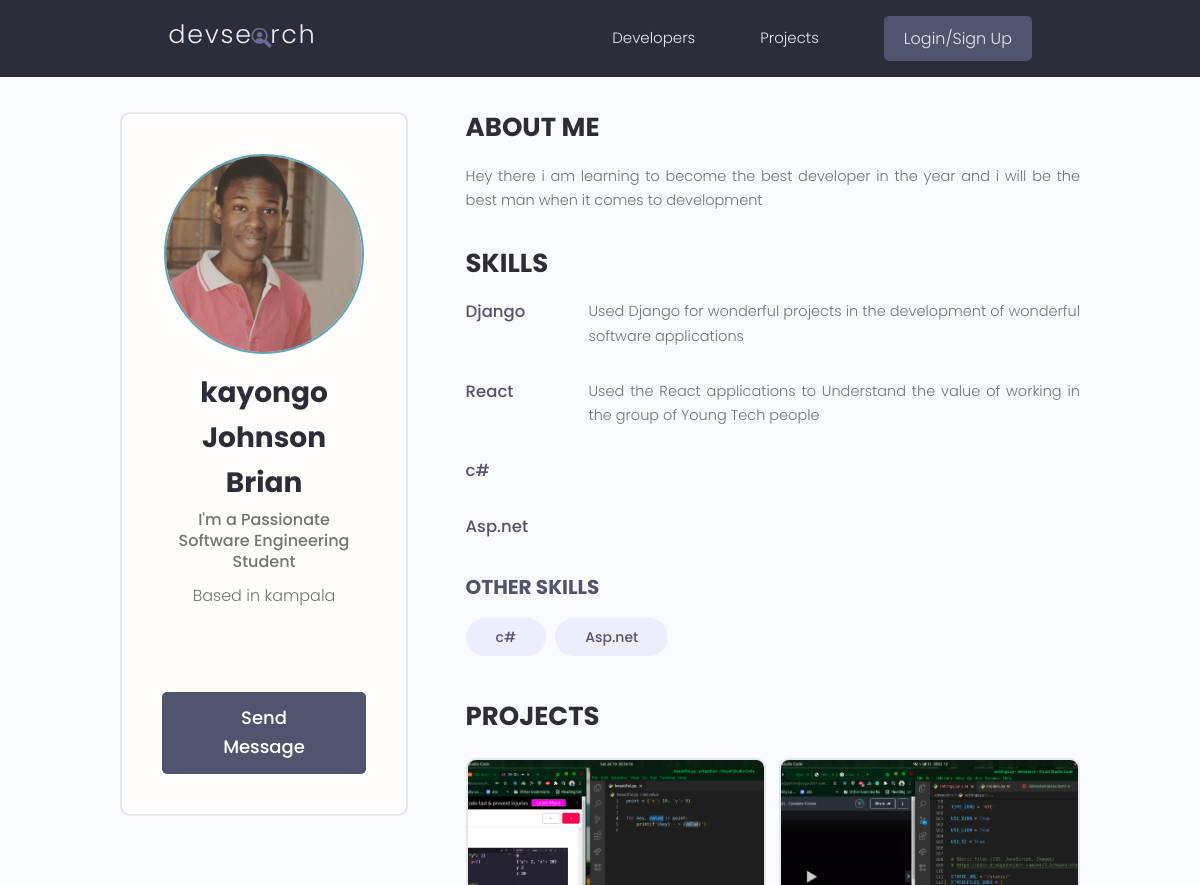
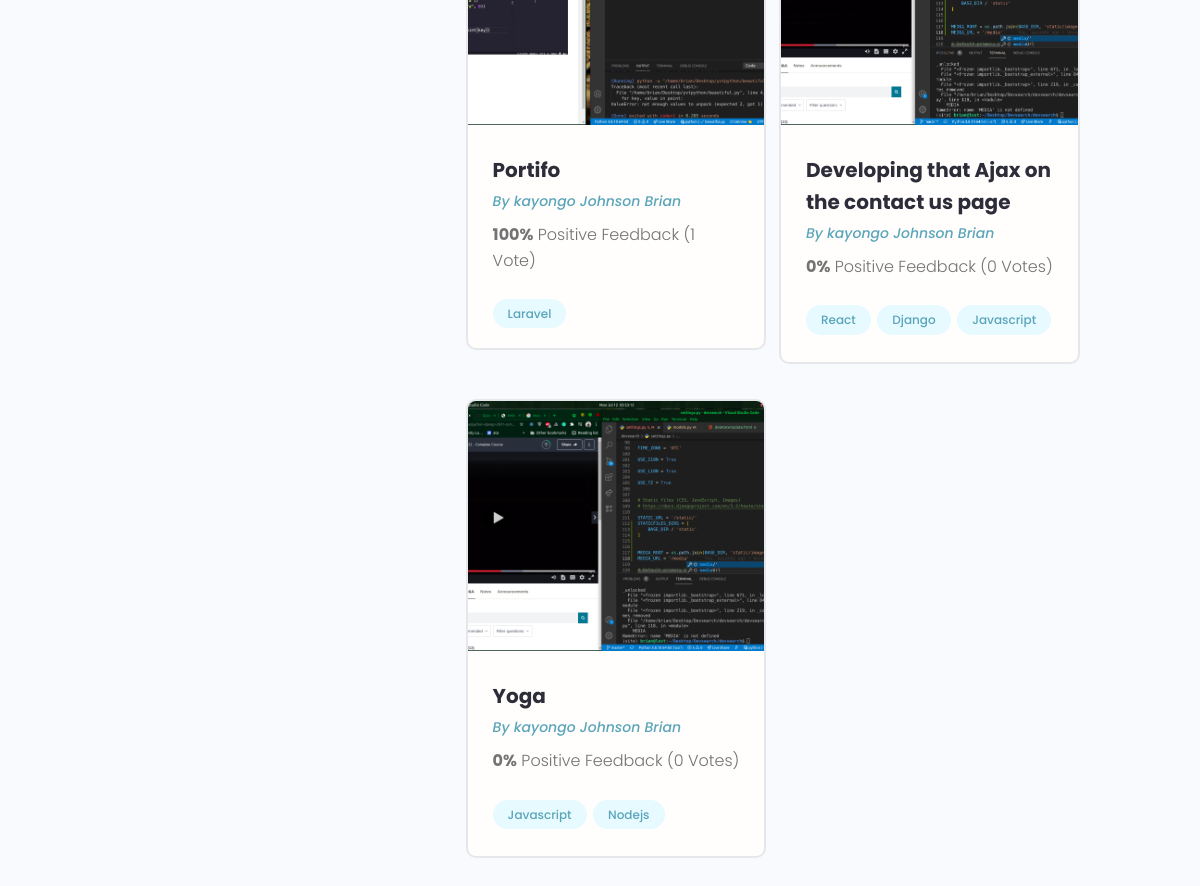
The page /profile/072d41be-607b-42e5-bd1e-374ea86bb150 on the database its author committed (2 pictures, top to bottom).
### users/models.py (models this page shows, shortened)
class Profile(models.Model):
    user = models.OneToOneField(
        User, on_delete=models.CASCADE, null=True, blank=True)
    username = models.CharField(max_length=200, null=True, blank=True)
    location = models.CharField(max_length=200, null=True, blank=True)
    name = models.CharField(max_length=200, null=True, blank=True)
    email = models.EmailField(null=True, blank=True, max_length=200)
    short_intro = models.CharField(max_length=200, null=True, blank=True)
    bio = models.TextField(null=True, blank=True)
    profile_image = models.ImageField(
        null=True, blank=True, upload_to="profiles/", default="profiles/user.png")
    social_github = models.CharField(max_length=200, null=True, blank=True)
    social_twiter = models.CharField(max_length=200, null=True, blank=True)
    social_youtube = models.CharField(max_length=200, null=True, blank=True)
    social_website = models.CharField(max_length=200, null=True, blank=True)
    id = models.UUIDField(default=uuid.uuid4,
                          primary_key=True, unique=True, editable=False)
    created = models.DateTimeField(auto_now_add=True)

class Skill(models.Model):
    id = models.UUIDField(default=uuid.uuid4,
                          primary_key=True, unique=True, editable=False)
    owner = models.ForeignKey(
        Profile, on_delete=models.CASCADE, null=True, blank=True)
    name = models.CharField(max_length=200, null=True, blank=True)
    description = models.TextField(null=True, blank=True)
    created = models.DateTimeField(auto_now_add=True)
    def __str__(self):
        return str(self.name)

### projects/models.py (models this page shows, shortened)
class Project(models.Model):
    owner = models.ForeignKey(
        Profile, null=True, blank=True, on_delete=models.SET_NULL)
    title = models.CharField(max_length=120)
    description = models.TextField(null=True, blank=True)
    featured_image = models.ImageField(
        null=True, blank=True, default="default.png")
    demo_link = models.CharField(max_length=2000, null=True, blank=True)
    source_link = models.CharField(max_length=2000, null=True, blank=True)
    tags = models.ManyToManyField('Tag', blank=True)
    vote_total = models.IntegerField(default=0, null=True, blank=True)
    vote_ratio = models.IntegerField(default=0, null=True, blank=True)
    created = models.DateTimeField(auto_now_add=True)
    id = models.UUIDField(default=uuid.uuid4,
                          primary_key=True, unique=True, editable=False)
    class Meta:
        ordering = ['-vote_ratio', '-vote_total', 'title']

class Tag(models.Model):
    name = models.CharField(max_length=200)
    created = models.DateTimeField(auto_now_add=True)
    id = models.UUIDField(default=uuid.uuid4,
                          primary_key=True, unique=True, editable=False)
    def __str__(self):
        return self.name

### users/views.py (the view)
# urls.py: path('profile/<str:pk>', views.userProfile, name='user-profile'),
def userProfile(request, pk):
    profile = Profile.objects.get(id=pk)
    topskills = profile.skill_set.exclude(description__exact=" ")
    otherskills = profile.skill_set.filter(description__exact="")
    context = {'profile': profile, 'topskills': topskills,
               'otherskills': otherskills}
    return render(request, 'users/user-profile.html', context)

### users/templates/users/user-profile.html (shortened to what this page needs)
{% extends 'main.html' %} {% load static %} {% block content %}
<main class="profile my-md">
    <div class="container">
        <div class="layout">
            <div class="column column--1of3">
                <div class="card text-center">
                    <div class="card__body dev">
                        <img class="avatar avatar--xl" src="{{ profile.profile_image.url }}" />
                        <h2 class="dev__name">{{ profile.name }}</h2>
                        <p class="dev__title">{{ profile.short_intro }}</p>
                        <p class="dev__location">Based in {{ profile.location }}</p>
                        <ul class="dev__social">
                        </ul>
                        <a href="#" class="btn btn--sub btn--lg">Send Message </a>
                    </div>
                </div>
            </div>
            <div class="column column--2of3">
                <div class="devInfo">
                    <h3 class="devInfo__title">About Me</h3>
                    <p class="devInfo__about">
                        {{profile.bio }}
                    </p>
                </div>
                <div class="devInfo">
                    <h3 class="devInfo__title">Skills</h3>
                    <div class="devInfo__skills">
                        {% for topskill in topskills%}
                        <div class="devSkill">
                            <h4 class="devSkill__title">{{ topskill.name }}</h4>
                            <p class="devSkill__info">
                                {{topskill.description }}
                            </p>
                        </div>
                        {% endfor %}
                        <h3 class="devInfo__subtitle">Other Skills</h3>
                        <div class="devInfo__otherSkills">
                            {% for skill in otherskills %}
                            <span class="tag tag--pill tag--sub tag--lg">
                  <small>{{ skill }}</small>
                </span> {% endfor %}
                        </div>
                    </div>
                </div>
                <div class="devInfo">
                    <h3 class="devInfo__title">Projects</h3>
                    <div class="grid grid--two">
                        {% for project in profile.project_set.all %}
                        <div class="column">
                            <div class="card project">
                                <a href="{% url 'project' project.id %}" class="project">
                                    <img class="project__thumbnail" src="{{ project.featured_image.url }}" alt="project thumbnail" />
                                    <div class="card__body">
                                        <h3 class="project__title">{{ project.title }}</h3>
                                        <p><a class="project__author" href="{% url 'user-profile' project.owner.id %}">By {{ project.owner.name }}</a></p>
                                        <p class="project--rating">
                                            <span style="font-weight: bold;">{{ project.vote_ratio }}%</span> Positive Feedback ({{ project.vote_total }} Vote{{project.vote_total|pluralize:"s" }})
                                        </p>
                                        <div class="project__tags">
                                            {% for tag in project.tags.all %}
                                            <span class="tag tag--pill tag--main">
                                        <small>{{ tag }}</small>
                                    </span> {% endfor %}
                                        </div>
                                    </div>
                                </a>
                            </div>
                        </div>
                        {% endfor %}
                    </div>
                </div>
            </div>
        </div>
    </div>
</main>
{% endblock content %}

### static/styles/app.css (style rules this page uses)
:root { --color-sub: #2d2d39; }
.btn--sub { background-color: var(--color-sub-light); }
.card { border: 2px solid var(--color-light); }
img { width: 100%; }
.profile .card > .dev { padding: 4rem; }
.dev__name { color: var(--color-sub); font-size: 2.8rem; font-weight: 700; margin-top: 1rem; margin-bottom: 0.5rem; }
.dev__title { font-size: 1.6rem; font-weight: 500; line-height: 1.3; }
.dev__location { margin-top: 1rem; }
.dev__social { margin: 3rem 0; list-style: none; display: flex; justify-content: center; gap: 1.5rem; }
.devInfo { margin-bottom: 3rem; }
.devInfo__title, .devInfo__subtitle { font-size: 2.6rem; color: var(--color-sub); text-transform: uppercase; font-weight: 700; margin-bottom: 1.5rem; }
.devInfo__subtitle { font-size: 2rem; color: var(--color-sub-light); }
.devInfo__about, .devSkill__info { font-size: 1.45rem; line-height: 1.7; text-align: justify; }
.devSkill { margin-bottom: 3rem; }
.devSkill__title { font-size: 1.65rem; font-weight: 500; color: var(--color-sub-light); }
@media screen and (min-width: 700px) { .devSkill { display: flex; justify-content: space-between; gap: 3rem; } }
@media screen and (min-width: 700px) { .devSkill__info { flex-basis: 80%; } }
.project__author { font-size: 1.4rem; font-style: italic; }
.project--rating { margin-bottom: 1.6em; margin-top: .5em; }
.project__thumbnail { height: 25rem; object-fit: cover; object-position: top center; }
.project__title { font-size: 2rem; font-weight: 700; color: var(--color-sub); }

### static/uikit/styles/modules/_variables.css (style rules this page uses)
:root { --color-main: #5aa5b9; --color-main-light: #e6faff; --color-sub: #3f4156; --color-sub-light: #51546e; --color-sub-lighter: #ededfd; --color-text: #737373; --color-gray: #8b8b8b; --color-light: #e5e7eb; --color-light-gray: #767676; --color-bg: #f8fafd; --color-white: #fffefd; --color-white-light: #f3f3f3; --color-success: #359e64; --color-success-bg: #def8e8; --color-error: #fc4b0b; --color-error-bg: #fff2ee; --font-base: 'Poppins', arial, helvetica, 'Segoe UI', roboto, ubuntu, sans-serif; --font-monospace: 'Fira Code', 'Courier New', courier, monospace; --font-regular: 300; --font-medium: 500; --font-bold: 700; --generic-shadow: 1px 1px 5px #00000010; --generic-transition: all 0.3s ease-in-out; }

### static/uikit/styles/modules/_base.css (style rules this page uses)
* { margin: 0; padding: 0; box-sizing: border-box; text-rendering: optimizeLegibility; color: inherit; font-size: inherit; }
html { font-size: 50%; }
@media only screen and (min-width: 480px) { html { font-size: 56.25%; } }
@media only screen and (min-width: 1200px) { html { font-size: 62.5%; } }
body { line-height: 1.6; font-weight: 400; font-size: 1.5rem; color: var(--color-text); background-color: var(--color-bg); min-height: 100vh; }

### static/uikit/styles/modules/_typography.css (style rules this page uses)
* { font-family: var(--font-base); }
h2 { font-size: 3.6rem; font-weight: var(--font-bold); }
h3 { font-size: 3.2rem; font-weight: var(--font-medium); }
h4 { font-size: 2.8rem; font-weight: var(--font-medium); }
p, span, strong { font-size: 1.6rem; color: var(--color-text); font-weight: var(--font-regular); }
a { padding-bottom: 2px; text-decoration: none; display: inline-block; color: var(--color-main); font-weight: var(--font-medium); }

### static/uikit/styles/modules/_utilities.css (style rules this page uses)
.container { width: 92%; max-width: 165rem; margin: 0 auto; box-sizing: border-box; }
@media screen and (min-width: 1000px) { .container { width: 90%; } }
@media screen and (min-width: 1200px) { .container { width: 80%; } }
.text-center { text-align: center; }
.my-md { margin: 3rem auto; }

### static/uikit/styles/modules/_avatar.css (style rules this page uses)
.avatar { border-radius: 50%; border: 2px solid var(--color-main); object-fit: cover; }
.avatar--xl { height: 20rem; width: 20rem; }

### static/uikit/styles/modules/_button.css (style rules this page uses)
.btn { display: inline-block; position: relative; cursor: pointer; background-color: var(--color-light); font-weight: var(--font-medium); color: var(--color-sub); text-decoration: none; padding: 1rem 2rem; border-radius: 0.5rem; border: none; width: -webkit-fit-content; width: -moz-fit-content; width: fit-content; height: -webkit-fit-content; height: -moz-fit-content; height: fit-content; font-size: 1.6rem; outline-width: 0; outline-color: transparent; -webkit-backface-visibility: hidden; backface-visibility: hidden; transition: all 0.3s ease-in-out; }
.btn--sub { background-color: var(--color-sub); color: var(--color-white); }
.btn--lg { font-size: 1.8rem; padding: 1.2rem 4.5rem; }

### static/uikit/styles/modules/_card.css (style rules this page uses)
.card { border-radius: 1rem; background-color: var(--color-white); border: 1.5px solid var(--color-light); width: auto; height: auto; margin-top: 0.5rem; margin-bottom: 0.5rem; overflow: hidden; }
.card__body, .card__header { padding: 2rem 2.5rem; }

### rows shown on the page
Profile: profile_image (picture), name "kayongo Johnson Brian", short_intro "I'm a Passionate Software Engineering Student", location "kampala", bio "Hey there i am learning to become the best developer in the year and i will be the best man when it comes to development"
Skill: name "Django", description "Used Django for wonderful projects in the development of wonderful software applications"
Skill: name "React", description "Used the React applications to Understand the value of working in the group of Young Tech people"
Skill: name "c#"
Skill: name "Asp.net"
Project: featured_image (picture), title "Portifo", owner.name "kayongo Johnson Brian", vote_ratio "100", vote_total "1"
Tag: name "Laravel"
Project: featured_image (picture), title "Developing that Ajax on the contact us page", owner.name "kayongo Johnson Brian", vote_ratio "0", vote_total "0"
Tag: name "React"
Tag: name "Django"
Tag: name "Javascript"
Project: featured_image (picture), title "Yoga", owner.name "kayongo Johnson Brian", vote_ratio "0", vote_total "0"
Tag: name "Nodejs"
